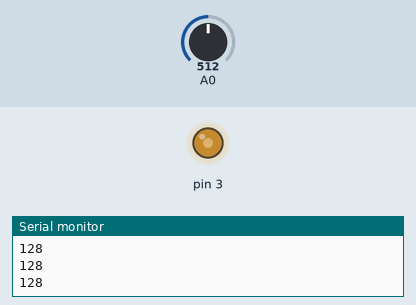
A sketch run on a simulated Arduino Uno, built with avr-gcc and run on an emulated ATmega328P. Parts: output pins drawn as LEDs (lit = HIGH), the last lines printed to the serial monitor. Inputs (shaded band) come from the test bench; at power-on: A0 = 512.

Above: at 1.2 s.
1.3 s: A0 set to 716
At 2.2 s:
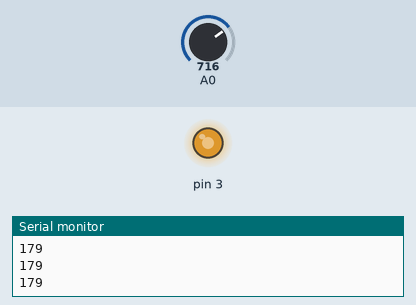
2.8 s: A0 set to 900
At 3.7 s:
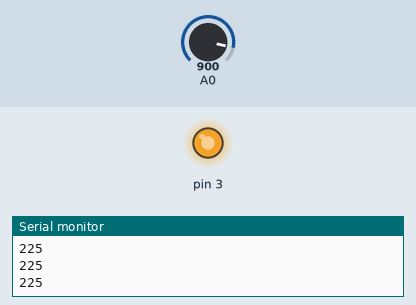
4.3 s: A0 set to 122
At 5.2 s:
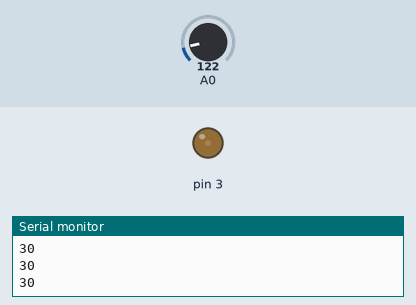
5.8 s: A0 set to 0
At 6.6 s:
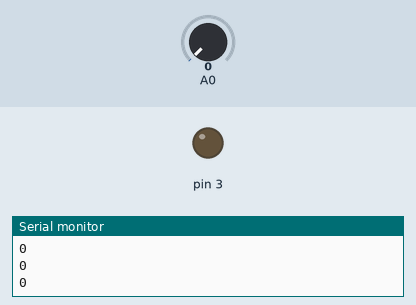
Timing chart, 0 to 8.3 s (numbered marks = the images above; inputs shaded):
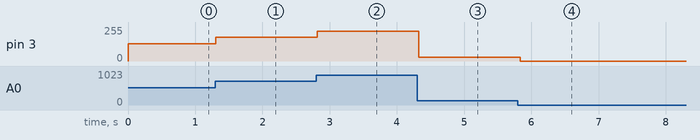

The sketch:

sensorRead_SetPWM.ino
```cpp
void setup() {
  // put your setup code here, to run once:
pinMode(A0, INPUT);
Serial.begin(9600);
pinMode(3, OUTPUT);
}

void loop() {
  // put your main code here, to run repeatedly:
int a = analogRead(A0);
int pwm = int(a/4.0);
analogWrite(3, pwm);
Serial.println(pwm);
delay(50);
}
```

Measured:
- after the input at 1.3 s, pin 3: 128/255 → 179/255 at once
- after the input at 2.8 s, pin 3: 179/255 → 225/255 at once
- after the input at 4.3 s, pin 3: 225/255 → 30/255 at once
- after the input at 5.8 s, pin 3: 30/255 → 0/255 at once
